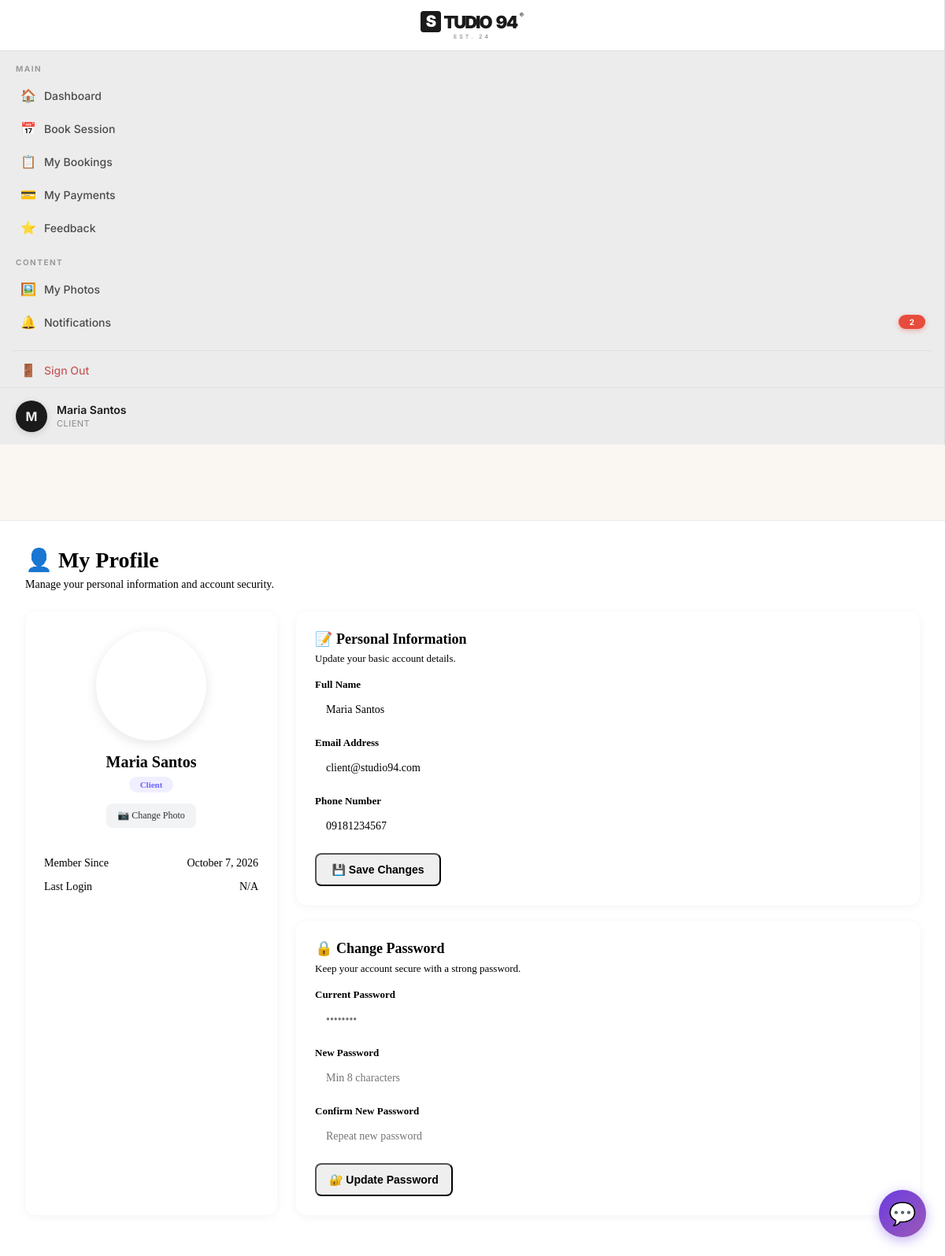
Screenshot of /index.php?page=profile (signed in) with the database file from the repository.
### tables this page shows
CREATE TABLE IF NOT EXISTS users (
    id                    INT UNSIGNED AUTO_INCREMENT PRIMARY KEY,
    name                  VARCHAR(120)  NOT NULL,
    email                 VARCHAR(180)  NOT NULL UNIQUE,
    phone                 VARCHAR(30)   DEFAULT '',
    password              VARCHAR(255)  NOT NULL,
    role                  ENUM('admin','staff','client') NOT NULL DEFAULT 'client',
    is_active             TINYINT(1)    NOT NULL DEFAULT 1,
    failed_login_attempts INT           NOT NULL DEFAULT 0,
    locked_until          DATETIME      DEFAULT NULL,
    last_login            DATETIME      DEFAULT NULL,
    avatar                VARCHAR(255)  DEFAULT NULL,
    created_at            DATETIME      NOT NULL DEFAULT CURRENT_TIMESTAMP,
    updated_at            DATETIME      NOT NULL DEFAULT CURRENT_TIMESTAMP ON UPDATE CURRENT_TIMESTAMP,
    email_verified        TINYINT(1)    DEFAULT 0,
    google_id             VARCHAR(255)  DEFAULT NULL,
    verification_token    VARCHAR(255)  DEFAULT NULL,
    verification_expires  DATETIME      DEFAULT NULL,
    mfa_enabled           TINYINT(1)    DEFAULT 0,
    mfa_secret            VARCHAR(255)  DEFAULT NULL,
    mfa_backup_codes      TEXT          DEFAULT NULL,
    mfa_verified_at       DATETIME      DEFAULT NULL
);

### functions.php (called while the page is built, shortened)
<?php
function db(): PDO
{
    static $pdo = null;
    if ($pdo === null) {
        try {
            $dsn = 'mysql:host=' . DB_HOST .
                   (defined('DB_PORT') && DB_PORT ? ';port=' . DB_PORT : '') .
                   ';dbname=' . DB_NAME .
                   ';charset=' . DB_CHARSET;
            $pdo = new PDO($dsn, DB_USER, DB_PASS, [
                PDO::ATTR_ERRMODE            => PDO::ERRMODE_EXCEPTION,
                PDO::ATTR_DEFAULT_FETCH_MODE => PDO::FETCH_ASSOC,
                PDO::ATTR_EMULATE_PREPARES   => false,
            ]);
            ensureDatabaseSchema($pdo);
        } catch (PDOException $e) {
            die(
                '<div style="
                    font-family:monospace;
                    padding:20px;
                    background:#fee;
                    border:1px solid #f00;
                    margin:20px;
                    border-radius:8px;
                ">
                    <strong>Database Connection Error:</strong><br>' .
                    htmlspecialchars($e->getMessage()) .
                    '<br><br>
                    Please run
                    <a href="' . APP_URL . '/sql/install.php">
                        sql/install.php
                    </a>
                    to set up the database.
                </div>'
            );
        }
    }
    return $pdo;
}
function ensureDatabaseSchema(PDO $pdo): void
{
    try {
        $stmt = $pdo->query("SHOW TABLES LIKE 'users'");
        $cols = $pdo->query("SHOW COLUMNS FROM users")->fetchAll(PDO::FETCH_COLUMN);
        $needed = [
            'failed_login_attempts' => "ALTER TABLE users ADD COLUMN failed_login_attempts INT NOT NULL DEFAULT 0",
            'locked_until'          => "ALTER TABLE users ADD COLUMN locked_until DATETIME DEFAULT NULL",
            'last_login'             => "ALTER TABLE users ADD COLUMN last_login DATETIME DEFAULT NULL",
            'email_verified'         => "ALTER TABLE users ADD COLUMN email_verified TINYINT(1) DEFAULT 0",
            'google_id'              => "ALTER TABLE users ADD COLUMN google_id VARCHAR(255) DEFAULT NULL",
            'verification_token'     => "ALTER TABLE users ADD COLUMN verification_token VARCHAR(255) DEFAULT NULL",
            'verification_expires'   => "ALTER TABLE users ADD COLUMN verification_expires DATETIME DEFAULT NULL",
            'mfa_enabled'            => "ALTER TABLE users ADD COLUMN mfa_enabled TINYINT(1) DEFAULT 0",
            'mfa_secret'             => "ALTER TABLE users ADD COLUMN mfa_secret VARCHAR(255) DEFAULT NULL",
            'mfa_backup_codes'       => "ALTER TABLE users ADD COLUMN mfa_backup_codes TEXT DEFAULT NULL",
            'mfa_verified_at'        => "ALTER TABLE users ADD COLUMN mfa_verified_at DATETIME DEFAULT NULL"
        ];
    } catch (Throwable $e) {
        error_log('[STUDIO94] Schema auto-migration notice: ' . $e->getMessage());
    }
}
function clean(mixed $val): string
{
    return htmlspecialchars(
        trim((string)$val),
        ENT_QUOTES,
        'UTF-8'
    );
}
function getUnreadCount(int $userId): int
{
    try {
        $stmt = db()->prepare("
            SELECT COUNT(*)
            FROM notifications
            WHERE user_id = ?
              AND is_read = 0
        ");
        $stmt->execute([$userId]);
        return (int)$stmt->fetchColumn();
    } catch (Throwable $e) {
        error_log(
            'getUnreadCount error: ' .
            $e->getMessage()
        );
        return 0;
    }
}

### pages/client/profile.php (the view, shortened to what this page needs)
<?php
$userId  = (int)$user['id'];
$stmt = db()->prepare('
    SELECT id, name, email, phone, role, avatar, created_at, last_login
    FROM users WHERE id = ? LIMIT 1
');
$stmt->execute([$userId]);
$me = $stmt->fetch();
$avatarUrl = !empty($me['avatar'])
    ? APP_URL . '/assets/uploads/avatars/' . $me['avatar'] . '?v=' . time()
    : null;
?>
<div class="profile-page">
    <div class="profile-header">
        <h1><strong>👤 My Profile</strong></h1>
        <p>Manage your personal information and account security.</p>
    </div>
    <div class="profile-grid">
        <div class="profile-card profile-summary">
            <div class="avatar-wrapper">
                <?php if ($avatarUrl): ?>
                    <img src="<?= $avatarUrl ?>" alt="Avatar" class="avatar-img">
                <?php else: ?>
                    <div class="avatar-placeholder">
                    </div>
                <?php endif; ?>
            </div>
            <h2><strong><?= clean($me['name']) ?></strong></h2>
            <div class="role-badge"><?= ucfirst($me['role']) ?></div>
            <form method="POST" enctype="multipart/form-data" class="avatar-form">
                <label for="avatarInput" class="btn-upload">
                    📷 Change Photo
                </label>
            </form>
            <div class="profile-meta">
                <div class="meta-item">
                    <span class="meta-label">Member Since</span>
                    <span class="meta-value">
                        <?= date('F j, Y', strtotime($me['created_at'])) ?>
                    </span>
                </div>
                <div class="meta-item">
                    <span class="meta-label">Last Login</span>
                    <span class="meta-value">
                        <?= $me['last_login'] ? date('M j, Y g:i A', strtotime($me['last_login'])) : 'N/A' ?>
                    </span>
                </div>
            </div>
        </div>
        <div class="profile-forms">
            <div class="profile-card">
                <h3><strong>📝 Personal Information</strong></h3>
                <p class="card-desc">Update your basic account details.</p>
                <form method="POST">
                    <div class="form-group">
                        <label><strong>Full Name</strong></label>
                        <input type="text" name="name" value="<?= clean($me['name']) ?>" required>
                    </div>
                    <div class="form-group">
                        <label><strong>Email Address</strong></label>
                        <input type="email" name="email" value="<?= clean($me['email']) ?>" required>
                    </div>
                    <div class="form-group">
                        <label><strong>Phone Number</strong></label>
                        <input type="text" name="phone" value="<?= clean($me['phone']) ?>" placeholder="+63 9XX XXX XXXX">
                    </div>
                    <button type="submit" class="btn-primary">
                        💾 Save Changes
                    </button>
                </form>
            </div>
            <div class="profile-card">
                <h3><strong>🔒 Change Password</strong></h3>
                <p class="card-desc">Keep your account secure with a strong password.</p>
                <form method="POST">
                    <div class="form-group">
                        <label><strong>Current Password</strong></label>
                        <input type="password" name="current_password" placeholder="••••••••" required>
                    </div>
                    <div class="form-group">
                        <label><strong>New Password</strong></label>
                        <input type="password" name="new_password" placeholder="Min 8 characters" minlength="8" required>
                    </div>
                    <div class="form-group">
                        <label><strong>Confirm New Password</strong></label>
                        <input type="password" name="confirm_password" placeholder="Repeat new password" minlength="8" required>
                    </div>
                    <button type="submit" class="btn-primary">
                        🔐 Update Password
                    </button>
                </form>
            </div>
        </div>
    </div>
</div>

### sidebar.php (shortened to what this page needs)
<?php
$navAdmin = [
    ['page' => 'dashboard',     'icon' => '📊', 'label' => 'Dashboard',     'section' => 'Main'],
    ['page' => 'bookings',      'icon' => '📅', 'label' => 'Bookings'],
    ['page' => 'payments',      'icon' => '💳', 'label' => 'Payments'],
    ['page' => 'sales',         'icon' => '💰', 'label' => 'Sales'],
    ['page' => 'feedback',      'icon' => '⭐', 'label' => 'Feedback'],
    ['page' => 'clients',       'icon' => '👥', 'label' => 'Clients',       'section' => 'Management'],
    ['page' => 'inventory',     'icon' => '📦', 'label' => 'Inventory'],
    ['page' => 'packages',      'icon' => '🎀', 'label' => 'Packages'],
    ['page' => 'loyalty-cards', 'icon' => '🎫', 'label' => 'Loyalty Cards'],
    ['page' => 'staff',         'icon' => '👤', 'label' => 'Staff'],
    ['page' => 'reports',       'icon' => '📄', 'label' => 'Reports',       'section' => 'System'],
    ['page' => 'settings',      'icon' => '⚙️', 'label' => 'Settings'],
];
$navStaff = [
    ['page' => 'dashboard',  'icon' => '🏠', 'label' => 'Dashboard',        'section' => 'Main'],
    ['page' => 'bookings',   'icon' => '📅', 'label' => 'Manage Bookings'],
    ['page' => 'payments',   'icon' => '💳', 'label' => 'Payment Status'],
    ['page' => 'schedule',   'icon' => '🗓️', 'label' => 'Schedule'],
    ['page' => 'clients',    'icon' => '👥', 'label' => 'Client Directory', 'section' => 'Clients'],
    ['page' => 'feedback',   'icon' => '⭐', 'label' => 'Feedback'],
    ['page' => 'inventory',  'icon' => '📦', 'label' => 'Inventory'],
    ['page' => 'upload',     'icon' => '📤', 'label' => 'Upload Photos'],
    ['page' => 'notifications','icon'=>'🔔', 'label' => 'Notifications',    'section' => 'Account'],
];
$navClient = [
    ['page' => 'dashboard',     'icon' => '🏠', 'label' => 'Dashboard',       'section' => 'Main'],
    ['page' => 'booking',       'icon' => '📅', 'label' => 'Book Session'],
    ['page' => 'bookings',      'icon' => '📋', 'label' => 'My Bookings'],
    ['page' => 'payments',      'icon' => '💳', 'label' => 'My Payments'],
    ['page' => 'feedback',      'icon' => '⭐', 'label' => 'Feedback'],
    ['page' => 'photos',        'icon' => '🖼️', 'label' => 'My Photos',       'section' => 'Content'],
    ['page' => 'notifications', 'icon' => '🔔', 'label' => 'Notifications'],
];
$navMap = ['admin' => $navAdmin, 'staff' => $navStaff, 'client' => $navClient];
$navItems = $navMap[$role] ?? $navClient;
$avatarFile = !empty($user['avatar']) ? $user['avatar'] : null;
$avatarPath = $avatarFile ? __DIR__ . '/assets/uploads/avatars/' . $avatarFile : null;
$hasAvatar  = $avatarFile && $avatarPath && file_exists($avatarPath);
$notifUnread = 0;
if (!empty($user['id'])) {
    if (function_exists('getUnreadCount')) {
        try {
            $notifUnread = (int) getUnreadCount((int)$user['id']);
        } catch (Throwable $e) {
            $notifUnread = 0;
        }
    }
}
?>
<aside id="sidebar" class="sidebar">
  <div class="sidebar-brand">
    <div class="logo-wrap">
      <span class="logo-s-mark">S</span>
      <span class="logo-studio">TUDIO</span>
      <span class="logo-num">94</span>
      <span class="logo-reg">®</span>
    </div>
    <div class="logo-sub">EST. 24</div>
  </div>
  <nav class="sidebar-nav">
    <?php
    $lastSection = null;
    foreach ($navItems as $item):
        if (!empty($item['section']) && $item['section'] !== $lastSection):
            $lastSection = $item['section'];
    ?>
      <div class="nav-section-label"><?= clean($item['section']) ?></div>
    <?php endif; ?>
    <a class="nav-item <?= $page === $item['page'] ? 'active' : '' ?>"
       href="index.php?page=<?= urlencode($item['page']) ?>"
       data-nav-page="<?= clean($item['page']) ?>"
       style="position:relative;">
      <span class="nav-icon"><?= $item['icon'] ?></span>
      <?= clean($item['label']) ?>
      <?php if ($item['page'] === 'notifications'): ?>
        <span class="notif-badge-count"
              data-notif-badge
              style="
                <?= $notifUnread > 0 ? '' : 'display:none;' ?>
                position:absolute;
                top:50%;
                right:12px;
                transform:translateY(-50%);
                background:#E74C3C;
                color:#fff;
                font-size:10px;
                font-weight:700;
                padding:2px 7px;
                border-radius:50px;
                min-width:20px;
                text-align:center;
                line-height:1.4;
                box-shadow:0 2px 6px rgba(231,76,60,0.4);
                animation:pulseBadge 2s infinite;
              ">
          <?= $notifUnread > 99 ? '99+' : $notifUnread ?>
        </span>
      <?php endif; ?>
    </a>
    <?php endforeach; ?>
    <a class="nav-item logout" href="<?= APP_URL ?>/logout.php">
      <span class="nav-icon">🚪</span>Sign Out
    </a>
  </nav>
  <a href="index.php?page=profile" class="sidebar-user-link" title="Edit Profile">
    <div class="sidebar-user">
      <div class="user-avatar" style="overflow:hidden;">
        <?php if ($hasAvatar): ?>
          <img
            src="<?= APP_URL ?>/assets/uploads/avatars/<?= clean($avatarFile) ?>?v=<?= time() ?>"
            alt="Avatar"
            style="width:100%;height:100%;object-fit:cover;border-radius:50%;display:block;"
          >
        <?php else: ?>
          <?= strtoupper(mb_substr($user['name'] ?: 'U', 0, 1)) ?>
        <?php endif; ?>
      </div>
      <div class="user-info">
        <div class="name"><?= clean($user['name']) ?></div>
        <div class="role"><?= ucfirst($role) ?></div>
      </div>
    </div>
  </a>
</aside>

### rows the page displays
users: name "M", name "Maria Santos", role "CLIENT", role "Client", created_at "October 7, 2026", email "client@studio94.com", phone "09181234567"

### other values shown
$item['section'] "MAIN"
$item['icon'] "🏠"
$item['label'] "Dashboard"
$item['icon'] "📅"
$item['label'] "Book Session"
$item['icon'] "📋"
$item['label'] "My Bookings"
$item['icon'] "💳"
$item['label'] "My Payments"
$item['icon'] "⭐"
$item['label'] "Feedback"
$item['section'] "CONTENT"
$item['icon'] "🖼️"
$item['label'] "My Photos"
$item['icon'] "🔔"
